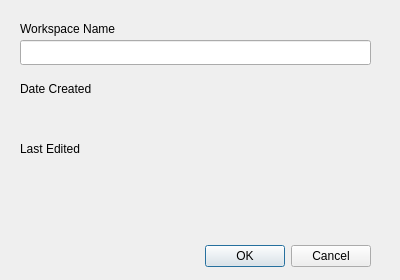
<?xml version="1.0" encoding="UTF-8"?>
<ui version="4.0">
 <class>Dialog</class>
 <widget class="QDialog" name="Dialog">
  <property name="geometry">
   <rect>
    <x>0</x>
    <y>0</y>
    <width>400</width>
    <height>280</height>
   </rect>
  </property>
  <property name="minimumSize">
   <size>
    <width>400</width>
    <height>280</height>
   </size>
  </property>
  <property name="maximumSize">
   <size>
    <width>400</width>
    <height>280</height>
   </size>
  </property>
  <property name="windowTitle">
   <string>Workspace Configuration</string>
  </property>
  <widget class="QDialogButtonBox" name="buttonBox">
   <property name="geometry">
    <rect>
     <x>30</x>
     <y>240</y>
     <width>341</width>
     <height>32</height>
    </rect>
   </property>
   <property name="orientation">
    <enum>Qt::Horizontal</enum>
   </property>
   <property name="standardButtons">
    <set>QDialogButtonBox::Cancel|QDialogButtonBox::Ok</set>
   </property>
  </widget>
  <widget class="QLabel" name="label">
   <property name="geometry">
    <rect>
     <x>20</x>
     <y>20</y>
     <width>351</width>
     <height>17</height>
    </rect>
   </property>
   <property name="text">
    <string>Workspace Name</string>
   </property>
  </widget>
  <widget class="QLineEdit" name="workspaceFileLineEdit">
   <property name="geometry">
    <rect>
     <x>20</x>
     <y>40</y>
     <width>351</width>
     <height>25</height>
    </rect>
   </property>
  </widget>
  <widget class="QLabel" name="label_2">
   <property name="geometry">
    <rect>
     <x>20</x>
     <y>80</y>
     <width>351</width>
     <height>17</height>
    </rect>
   </property>
   <property name="text">
    <string>Date Created</string>
   </property>
  </widget>
  <widget class="QLabel" name="startDateLabel">
   <property name="geometry">
    <rect>
     <x>20</x>
     <y>100</y>
     <width>351</width>
     <height>17</height>
    </rect>
   </property>
   <property name="text">
    <string/>
   </property>
  </widget>
  <widget class="QLabel" name="label_3">
   <property name="geometry">
    <rect>
     <x>20</x>
     <y>140</y>
     <width>351</width>
     <height>17</height>
    </rect>
   </property>
   <property name="text">
    <string>Last Edited</string>
   </property>
  </widget>
  <widget class="QLabel" name="editDateLabel">
   <property name="geometry">
    <rect>
     <x>20</x>
     <y>170</y>
     <width>351</width>
     <height>17</height>
    </rect>
   </property>
   <property name="text">
    <string/>
   </property>
  </widget>
 </widget>
 <resources/>
 <connections>
  <connection>
   <sender>buttonBox</sender>
   <signal>accepted()</signal>
   <receiver>Dialog</receiver>
   <slot>accept()</slot>
   <hints>
    <hint type="sourcelabel">
     <x>248</x>
     <y>254</y>
    </hint>
    <hint type="destinationlabel">
     <x>157</x>
     <y>274</y>
    </hint>
   </hints>
  </connection>
  <connection>
   <sender>buttonBox</sender>
   <signal>rejected()</signal>
   <receiver>Dialog</receiver>
   <slot>reject()</slot>
   <hints>
    <hint type="sourcelabel">
     <x>316</x>
     <y>260</y>
    </hint>
    <hint type="destinationlabel">
     <x>286</x>
     <y>274</y>
    </hint>
   </hints>
  </connection>
 </connections>
</ui>
